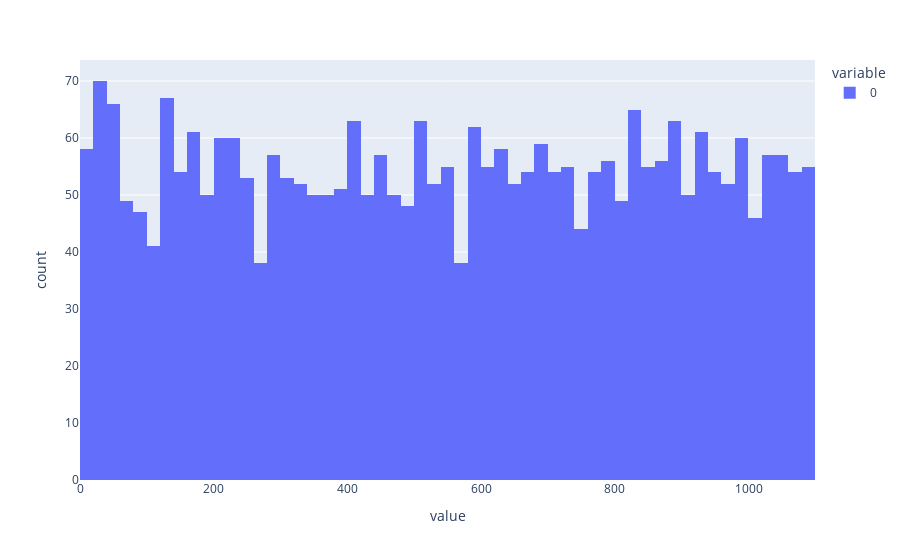

This figure's notebook cell:
### Code cell
import plotly.express as px

px.histogram(a, nbins=100)

### Figure 1 — Plotly figure (JSON) as saved in the notebook; plotly's stock layout.template omitted (floating-point values rounded to 4 significant figures; data arrays with more than 128 entries replaced by an {"elided": "..."} marker saying what was removed)
{"data": [{"alignmentgroup": "True", "bingroup": "x", "hovertemplate": "variable=0<br>value=%{x}<br>count=%{y}<extra></extra>", "legendgroup": "0", "marker": {"color": "#636efa", "pattern": {"shape": ""}}, "name": "0", "nbinsx": 100, "offsetgroup": "0", "orientation": "v", "showlegend": true, "x": {"elided": "3000 int values"}, "xaxis": "x", "yaxis": "y", "type": "histogram"}], "layout": {"xaxis": {"anchor": "y", "domain": [0.0, 1.0], "title": {"text": "value"}}, "yaxis": {"anchor": "x", "domain": [0.0, 1.0], "title": {"text": "count"}}, "legend": {"title": {"text": "variable"}, "tracegroupgap": 0}, "margin": {"t": 60}, "barmode": "relative"}}
